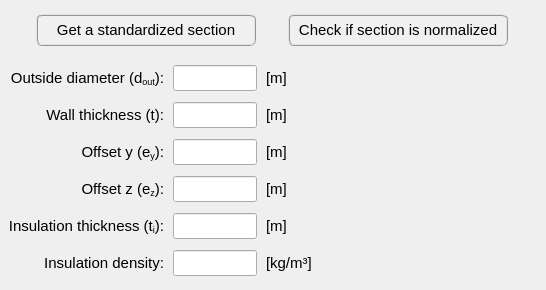
         <widget class="QWidget" name="tab_straight_pipe_section">
          <attribute name="title">
           <string>Straight sections</string>
          </attribute>
          <layout class="QGridLayout" name="gridLayout_32">
           <property name="leftMargin">
            <number>4</number>
           </property>
           <property name="topMargin">
            <number>4</number>
           </property>
           <property name="rightMargin">
            <number>4</number>
           </property>
           <property name="bottomMargin">
            <number>4</number>
           </property>
           <property name="spacing">
            <number>4</number>
           </property>
           <item row="0" column="0" colspan="2">
            <widget class="QFrame" name="frame_31">
             <property name="minimumSize">
              <size>
               <width>0</width>
               <height>52</height>
              </size>
             </property>
             <property name="maximumSize">
              <size>
               <width>16777215</width>
               <height>52</height>
              </size>
             </property>
             <property name="frameShape">
              <enum>QFrame::NoFrame</enum>
             </property>
             <property name="frameShadow">
              <enum>QFrame::Raised</enum>
             </property>
             <layout class="QGridLayout" name="gridLayout_31">
              <property name="leftMargin">
               <number>4</number>
              </property>
              <property name="topMargin">
               <number>4</number>
              </property>
              <property name="rightMargin">
               <number>4</number>
              </property>
              <property name="bottomMargin">
               <number>4</number>
              </property>
              <property name="spacing">
               <number>4</number>
              </property>
              <item row="0" column="0">
               <widget class="QPushButton" name="pushButton_select_standard_section">
                <property name="minimumSize">
                 <size>
                  <width>220</width>
                  <height>32</height>
                 </size>
                </property>
                <property name="maximumSize">
                 <size>
                  <width>220</width>
                  <height>32</height>
                 </size>
                </property>
                <property name="font">
                 <font>
                  <family>MS Shell Dlg 2</family>
                  <pointsize>11</pointsize>
                  <weight>9</weight>
                  <italic>false</italic>
                  <bold>false</bold>
                 </font>
                </property>
                <property name="styleSheet">
                 <string notr="true">QPushButton{border-radius: 6px; border-color: rgb(150, 150, 150); border-style: ridge; border-width: 2px; color: rgb(0, 0, 0); background-color: rgb(240, 240, 240); font: 75 11pt &quot;MS Shell Dlg 2&quot;}
QPushButton:hover{border-radius: 6px; border-color: rgb(0, 170, 255); border-style: ridge; border-width: 2px; color: rgb(0, 0, 0); background-color: rgba(174, 213, 255, 100); font: 75 11pt &quot;MS Shell Dlg 2&quot;}
QPushButton:pressed{border-radius: 6px; border-color: rgb(0, 170, 255); border-style: ridge; border-width: 3px; color: rgb(0, 0, 0); background-color: rgb(174, 213, 255); font: 75 11pt &quot;MS Shell Dlg 2&quot;}</string>
                </property>
                <property name="text">
                 <string>Get a standardized section</string>
                </property>
               </widget>
              </item>
              <item row="0" column="1">
               <widget class="QPushButton" name="pushButton_check_if_section_is_normalized">
                <property name="minimumSize">
                 <size>
                  <width>220</width>
                  <height>32</height>
                 </size>
                </property>
                <property name="maximumSize">
                 <size>
                  <width>220</width>
                  <height>32</height>
                 </size>
                </property>
                <property name="font">
                 <font>
                  <family>MS Shell Dlg 2</family>
                  <pointsize>11</pointsize>
                  <weight>9</weight>
                  <italic>false</italic>
                  <bold>false</bold>
                 </font>
                </property>
                <property name="styleSheet">
                 <string notr="true">QPushButton{border-radius: 6px; border-color: rgb(150, 150, 150); border-style: ridge; border-width: 2px; color: rgb(0, 0, 0); background-color: rgb(240, 240, 240); font: 75 11pt &quot;MS Shell Dlg 2&quot;}
QPushButton:hover{border-radius: 6px; border-color: rgb(0, 170, 255); border-style: ridge; border-width: 2px; color: rgb(0, 0, 0); background-color: rgba(174, 213, 255, 100); font: 75 11pt &quot;MS Shell Dlg 2&quot;}
QPushButton:pressed{border-radius: 6px; border-color: rgb(0, 170, 255); border-style: ridge; border-width: 3px; color: rgb(0, 0, 0); background-color: rgb(174, 213, 255); font: 75 11pt &quot;MS Shell Dlg 2&quot;}</string>
                </property>
                <property name="text">
                 <string>Check if section is normalized</string>
                </property>
               </widget>
              </item>
             </layout>
            </widget>
           </item>
           <item row="1" column="0">
            <widget class="QFrame" name="frame_2">
             <property name="minimumSize">
              <size>
               <width>320</width>
               <height>200</height>
              </size>
             </property>
             <property name="maximumSize">
              <size>
               <width>330</width>
               <height>280</height>
              </size>
             </property>
             <property name="frameShape">
              <enum>QFrame::NoFrame</enum>
             </property>
             <property name="frameShadow">
              <enum>QFrame::Plain</enum>
             </property>
             <layout class="QGridLayout" name="gridLayout_2">
              <property name="leftMargin">
               <number>0</number>
              </property>
              <property name="topMargin">
               <number>0</number>
              </property>
              <property name="rightMargin">
               <number>0</number>
              </property>
              <property name="bottomMargin">
               <number>0</number>
              </property>
              <property name="horizontalSpacing">
               <number>9</number>
              </property>
              <property name="verticalSpacing">
               <number>6</number>
              </property>
              <item row="0" column="2">
               <widget class="QLabel" name="label_17">
                <property name="minimumSize">
                 <size>
                  <width>60</width>
                  <height>26</height>
                 </size>
                </property>
                <property name="maximumSize">
                 <size>
                  <width>60</width>
                  <height>26</height>
                 </size>
                </property>
                <property name="font">
                 <font>
                  <family>MS Shell Dlg 2</family>
                  <pointsize>11</pointsize>
                  <weight>50</weight>
                  <italic>false</italic>
                  <bold>false</bold>
                 </font>
                </property>
                <property name="text">
                 <string>&lt;html&gt;&lt;head/&gt;&lt;body&gt;&lt;p&gt;[m]&lt;/p&gt;&lt;/body&gt;&lt;/html&gt;</string>
                </property>
                <property name="alignment">
                 <set>Qt::AlignLeading|Qt::AlignLeft|Qt::AlignVCenter</set>
                </property>
               </widget>
              </item>
              <item row="2" column="0">
               <widget class="QLabel" name="label_22">
                <property name="minimumSize">
                 <size>
                  <width>160</width>
                  <height>26</height>
                 </size>
                </property>
                <property name="maximumSize">
                 <size>
                  <width>174</width>
                  <height>26</height>
                 </size>
                </property>
                <property name="font">
                 <font>
                  <family>MS Shell Dlg 2</family>
                  <pointsize>11</pointsize>
                  <weight>50</weight>
                  <italic>false</italic>
                  <bold>false</bold>
                 </font>
                </property>
                <property name="text">
                 <string>&lt;html&gt;&lt;head/&gt;&lt;body&gt;&lt;p align=&quot;right&quot;&gt;Offset y (e&lt;span style=&quot; vertical-align:sub;&quot;&gt;y&lt;/span&gt;):&lt;/p&gt;&lt;/body&gt;&lt;/html&gt;</string>
                </property>
                <property name="alignment">
                 <set>Qt::AlignCenter</set>
                </property>
               </widget>
              </item>
              <item row="2" column="1">
               <widget class="QLineEdit" name="lineEdit_offset_y">
                <property name="minimumSize">
                 <size>
                  <width>84</width>
                  <height>26</height>
                 </size>
                </property>
                <property name="maximumSize">
                 <size>
                  <width>84</width>
                  <height>26</height>
                 </size>
                </property>
                <property name="font">
                 <font>
                  <family>MS Shell Dlg 2</family>
                  <pointsize>11</pointsize>
                  <weight>50</weight>
                  <italic>false</italic>
                  <bold>false</bold>
                 </font>
                </property>
                <property name="focusPolicy">
                 <enum>Qt::StrongFocus</enum>
                </property>
                <property name="styleSheet">
                 <string notr="true">color: rgb(255, 0, 0);</string>
                </property>
                <property name="alignment">
                 <set>Qt::AlignCenter</set>
                </property>
               </widget>
              </item>
              <item row="0" column="0">
               <widget class="QLabel" name="label_20">
                <property name="minimumSize">
                 <size>
                  <width>160</width>
                  <height>26</height>
                 </size>
                </property>
                <property name="maximumSize">
                 <size>
                  <width>174</width>
                  <height>26</height>
                 </size>
                </property>
                <property name="font">
                 <font>
                  <family>MS Shell Dlg 2</family>
                  <pointsize>11</pointsize>
                  <weight>50</weight>
                  <italic>false</italic>
                  <bold>false</bold>
                 </font>
                </property>
                <property name="text">
                 <string>&lt;html&gt;&lt;head/&gt;&lt;body&gt;&lt;p align=&quot;right&quot;&gt;Outside diameter (d&lt;span style=&quot; vertical-align:sub;&quot;&gt;out&lt;/span&gt;):&lt;/p&gt;&lt;/body&gt;&lt;/html&gt;</string>
                </property>
                <property name="alignment">
                 <set>Qt::AlignCenter</set>
                </property>
               </widget>
              </item>
              <item row="3" column="1">
               <widget class="QLineEdit" name="lineEdit_offset_z">
                <property name="minimumSize">
                 <size>
                  <width>84</width>
                  <height>26</height>
                 </size>
                </property>
                <property name="maximumSize">
                 <size>
                  <width>84</width>
                  <height>26</height>
                 </size>
                </property>
                <property name="font">
                 <font>
                  <family>MS Shell Dlg 2</family>
                  <pointsize>11</pointsize>
                  <weight>50</weight>
                  <italic>false</italic>
                  <bold>false</bold>
                 </font>
                </property>
                <property name="focusPolicy">
                 <enum>Qt::StrongFocus</enum>
                </property>
                <property name="styleSheet">
                 <string notr="true">color: rgb(255, 0, 0);</string>
                </property>
                <property name="alignment">
                 <set>Qt::AlignCenter</set>
                </property>
               </widget>
              </item>
              <item row="4" column="1">
               <widget class="QLineEdit" name="lineEdit_insulation_thickness">
                <property name="minimumSize">
                 <size>
                  <width>84</width>
                  <height>26</height>
                 </size>
                </property>
                <property name="maximumSize">
                 <size>
                  <width>84</width>
                  <height>26</height>
                 </size>
                </property>
                <property name="font">
                 <font>
                  <family>MS Shell Dlg 2</family>
                  <pointsize>11</pointsize>
                  <weight>50</weight>
                  <italic>false</italic>
                  <bold>false</bold>
                 </font>
                </property>
                <property name="focusPolicy">
                 <enum>Qt::StrongFocus</enum>
                </property>
                <property name="styleSheet">
                 <string notr="true">color: rgb(255, 0, 0);</string>
                </property>
                <property name="alignment">
                 <set>Qt::AlignCenter</set>
                </property>
               </widget>
              </item>
              <item row="4" column="2">
               <widget class="QLabel" name="label_42">
                <property name="minimumSize">
                 <size>
                  <width>60</width>
                  <height>26</height>
                 </size>
                </property>
                <property name="maximumSize">
                 <size>
                  <width>60</width>
                  <height>26</height>
                 </size>
                </property>
                <property name="font">
                 <font>
                  <family>MS Shell Dlg 2</family>
                  <pointsize>11</pointsize>
                  <weight>50</weight>
                  <italic>false</italic>
                  <bold>false</bold>
                 </font>
                </property>
                <property name="text">
                 <string>[m]</string>
                </property>
                <property name="alignment">
                 <set>Qt::AlignLeading|Qt::AlignLeft|Qt::AlignVCenter</set>
                </property>
               </widget>
              </item>
              <item row="5" column="1">
               <widget class="QLineEdit" name="lineEdit_insulation_density">
                <property name="minimumSize">
                 <size>
                  <width>84</width>
                  <height>26</height>
                 </size>
                </property>
                <property name="maximumSize">
                 <size>
                  <width>84</width>
                  <height>26</height>
                 </size>
                </property>
                <property name="font">
                 <font>
                  <family>MS Shell Dlg 2</family>
                  <pointsize>11</pointsize>
                  <weight>50</weight>
                  <italic>false</italic>
                  <bold>false</bold>
                 </font>
                </property>
                <property name="styleSheet">
                 <string notr="true">color: rgb(255, 0, 0);</string>
                </property>
                <property name="alignment">
                 <set>Qt::AlignCenter</set>
                </property>
               </widget>
              </item>
              <item row="5" column="2">
               <widget class="QLabel" name="label_41">
                <property name="minimumSize">
                 <size>
                  <width>60</width>
                  <height>26</height>
                 </size>
                </property>
                <property name="maximumSize">
                 <size>
                  <width>60</width>
                  <height>26</height>
                 </size>
                </property>
                <property name="font">
                 <font>
                  <family>MS Shell Dlg 2</family>
                  <pointsize>11</pointsize>
                  <weight>50</weight>
                  <italic>false</italic>
                  <bold>false</bold>
                 </font>
                </property>
                <property name="text">
                 <string>[kg/m³]</string>
                </property>
                <property name="alignment">
                 <set>Qt::AlignLeading|Qt::AlignLeft|Qt::AlignVCenter</set>
                </property>
               </widget>
              </item>
              <item row="3" column="0">
               <widget class="QLabel" name="label_23">
                <property name="minimumSize">
                 <size>
                  <width>160</width>
                  <height>26</height>
                 </size>
                </property>
                <property name="maximumSize">
                 <size>
                  <width>174</width>
                  <height>26</height>
                 </size>
                </property>
                <property name="font">
                 <font>
                  <family>MS Shell Dlg 2</family>
                  <pointsize>11</pointsize>
                  <weight>50</weight>
                  <italic>false</italic>
                  <bold>false</bold>
                 </font>
                </property>
                <property name="text">
                 <string>&lt;html&gt;&lt;head/&gt;&lt;body&gt;&lt;p align=&quot;right&quot;&gt;Offset z (e&lt;span style=&quot; vertical-align:sub;&quot;&gt;z&lt;/span&gt;):&lt;/p&gt;&lt;/body&gt;&lt;/html&gt;</string>
                </property>
                <property name="alignment">
                 <set>Qt::AlignCenter</set>
                </property>
               </widget>
              </item>
              <item row="5" column="0">
               <widget class="QLabel" name="label_25">
                <property name="minimumSize">
                 <size>
                  <width>160</width>
                  <height>26</height>
                 </size>
                </property>
                <property name="maximumSize">
                 <size>
                  <width>174</width>
                  <height>26</height>
                 </size>
                </property>
                <property name="font">
                 <font>
                  <family>MS Shell Dlg 2</family>
                  <pointsize>11</pointsize>
                  <weight>50</weight>
                  <italic>false</italic>
                  <bold>false</bold>
                 </font>
                </property>
                <property name="text">
                 <string>&lt;html&gt;&lt;head/&gt;&lt;body&gt;&lt;p align=&quot;right&quot;&gt;Insulation density:&lt;/p&gt;&lt;/body&gt;&lt;/html&gt;</string>
                </property>
                <property name="alignment">
                 <set>Qt::AlignCenter</set>
                </property>
               </widget>
              </item>
              <item row="4" column="0">
               <widget class="QLabel" name="label_26">
                <property name="minimumSize">
                 <size>
                  <width>160</width>
                  <height>26</height>
                 </size>
                </property>
                <property name="maximumSize">
                 <size>
                  <width>174</width>
                  <height>26</height>
                 </size>
                </property>
                <property name="font">
                 <font>
                  <family>MS Shell Dlg 2</family>
                  <pointsize>11</pointsize>
                  <weight>50</weight>
                  <italic>false</italic>
                  <bold>false</bold>
                 </font>
                </property>
                <property name="text">
                 <string>&lt;html&gt;&lt;head/&gt;&lt;body&gt;&lt;p align=&quot;right&quot;&gt;Insulation thickness (t&lt;span style=&quot; vertical-align:sub;&quot;&gt;i&lt;/span&gt;):&lt;/p&gt;&lt;/body&gt;&lt;/html&gt;</string>
                </property>
                <property name="alignment">
                 <set>Qt::AlignCenter</set>
                </property>
               </widget>
              </item>
              <item row="0" column="1">
               <widget class="QLineEdit" name="lineEdit_outside_diameter">
                <property name="minimumSize">
                 <size>
                  <width>84</width>
                  <height>26</height>
                 </size>
                </property>
                <property name="maximumSize">
                 <size>
                  <width>84</width>
                  <height>26</height>
                 </size>
                </property>
                <property name="font">
                 <font>
                  <family>MS Shell Dlg 2</family>
                  <pointsize>11</pointsize>
                  <weight>50</weight>
                  <italic>false</italic>
                  <bold>false</bold>
                 </font>
                </property>
                <property name="styleSheet">
                 <string notr="true">color: rgb(255, 0, 0);</string>
                </property>
                <property name="text">
                 <string/>
                </property>
                <property name="alignment">
                 <set>Qt::AlignCenter</set>
                </property>
               </widget>
              </item>
              <item row="1" column="2">
               <widget class="QLabel" name="label_18">
                <property name="minimumSize">
                 <size>
                  <width>60</width>
                  <height>26</height>
                 </size>
                </property>
                <property name="maximumSize">
                 <size>
                  <width>60</width>
                  <height>26</height>
                 </size>
                </property>
                <property name="font">
                 <font>
                  <family>MS Shell Dlg 2</family>
                  <pointsize>11</pointsize>
                  <weight>50</weight>
                  <italic>false</italic>
                  <bold>false</bold>
                 </font>
                </property>
                <property name="text">
                 <string>[m]</string>
                </property>
                <property name="alignment">
                 <set>Qt::AlignLeading|Qt::AlignLeft|Qt::AlignVCenter</set>
                </property>
               </widget>
              </item>
              <item row="2" column="2">
               <widget class="QLabel" name="label_19">
                <property name="minimumSize">
                 <size>
                  <width>60</width>
                  <height>26</height>
                 </size>
                </property>
                <property name="maximumSize">
                 <size>
                  <width>60</width>
                  <height>26</height>
                 </size>
                </property>
                <property name="font">
                 <font>
                  <family>MS Shell Dlg 2</family>
                  <pointsize>11</pointsize>
                  <weight>50</weight>
                  <italic>false</italic>
                  <bold>false</bold>
                 </font>
                </property>
                <property name="text">
                 <string>[m]</string>
                </property>
                <property name="alignment">
                 <set>Qt::AlignLeading|Qt::AlignLeft|Qt::AlignVCenter</set>
                </property>
               </widget>
              </item>
              <item row="1" column="1">
               <widget class="QLineEdit" name="lineEdit_wall_thickness">
                <property name="minimumSize">
                 <size>
                  <width>84</width>
                  <height>26</height>
                 </size>
                </property>
                <property name="maximumSize">
                 <size>
                  <width>84</width>
                  <height>26</height>
                 </size>
                </property>
                <property name="font">
                 <font>
                  <family>MS Shell Dlg 2</family>
                  <pointsize>11</pointsize>
                  <weight>50</weight>
                  <italic>false</italic>
                  <bold>false</bold>
                 </font>
                </property>
                <property name="focusPolicy">
                 <enum>Qt::StrongFocus</enum>
                </property>
                <property name="styleSheet">
                 <string notr="true">color: rgb(255, 0, 0);</string>
                </property>
                <property name="alignment">
                 <set>Qt::AlignCenter</set>
                </property>
               </widget>
              </item>
              <item row="3" column="2">
               <widget class="QLabel" name="label_24">
                <property name="minimumSize">
                 <size>
                  <width>60</width>
                  <height>26</height>
                 </size>
                </property>
                <property name="maximumSize">
                 <size>
                  <width>60</width>
                  <height>26</height>
                 </size>
                </property>
                <property name="font">
                 <font>
                  <family>MS Shell Dlg 2</family>
                  <pointsize>11</pointsize>
                  <weight>50</weight>
                  <italic>false</italic>
                  <bold>false</bold>
                 </font>
                </property>
                <property name="text">
                 <string>[m]</string>
                </property>
                <property name="alignment">
                 <set>Qt::AlignLeading|Qt::AlignLeft|Qt::AlignVCenter</set>
                </property>
               </widget>
              </item>
              <item row="1" column="0">
               <widget class="QLabel" name="label_21">
                <property name="minimumSize">
                 <size>
                  <width>160</width>
                  <height>26</height>
                 </size>
                </property>
                <property name="maximumSize">
                 <size>
                  <width>174</width>
                  <height>26</height>
                 </size>
                </property>
                <property name="font">
                 <font>
                  <family>MS Shell Dlg 2</family>
                  <pointsize>11</pointsize>
                  <weight>50</weight>
                  <italic>false</italic>
                  <bold>false</bold>
                 </font>
                </property>
                <property name="text">
                 <string>&lt;html&gt;&lt;head/&gt;&lt;body&gt;&lt;p align=&quot;right&quot;&gt;Wall thickness (t):&lt;/p&gt;&lt;/body&gt;&lt;/html&gt;</string>
                </property>
                <property name="alignment">
                 <set>Qt::AlignCenter</set>
                </property>
               </widget>
              </item>
             </layout>
             <zorder>label_24</zorder>
             <zorder>lineEdit_outside_diameter</zorder>
             <zorder>lineEdit_offset_z</zorder>
             <zorder>label_22</zorder>
             <zorder>lineEdit_wall_thickness</zorder>
             <zorder>lineEdit_offset_y</zorder>
             <zorder>label_17</zorder>
             <zorder>label_21</zorder>
             <zorder>label_23</zorder>
             <zorder>label_19</zorder>
             <zorder>label_18</zorder>
             <zorder>label_42</zorder>
             <zorder>label_26</zorder>
             <zorder>label_25</zorder>
             <zorder>lineEdit_insulation_density</zorder>
             <zorder>lineEdit_insulation_thickness</zorder>
             <zorder>label_20</zorder>
             <zorder>label_41</zorder>
            </widget>
           </item>
           <item row="1" column="1">
            <widget class="QFrame" name="frame_30">
             <property name="frameShape">
              <enum>QFrame::NoFrame</enum>
             </property>
             <property name="frameShadow">
              <enum>QFrame::Raised</enum>
             </property>
             <layout class="QGridLayout" name="gridLayout_30">
              <property name="leftMargin">
               <number>4</number>
              </property>
              <property name="topMargin">
               <number>4</number>
              </property>
              <property name="rightMargin">
               <number>4</number>
              </property>
              <property name="bottomMargin">
               <number>4</number>
              </property>
              <property name="spacing">
               <number>4</number>
              </property>
              <item row="0" column="0">
               <widget class="QLabel" name="label_14">
                <property name="minimumSize">
                 <size>
                  <width>204</width>
                  <height>218</height>
                 </size>
                </property>
                <property name="maximumSize">
                 <size>
                  <width>200</width>
                  <height>218</height>
                 </size>
                </property>
                <property name="text">
                 <string/>
                </property>
                <property name="pixmap">
                 <pixmap>../../figures/Pipe.PNG</pixmap>
                </property>
                <property name="scaledContents">
                 <bool>true</bool>
                </property>
               </widget>
              </item>
             </layout>
            </widget>
           </item>
          </layout>
         </widget>
